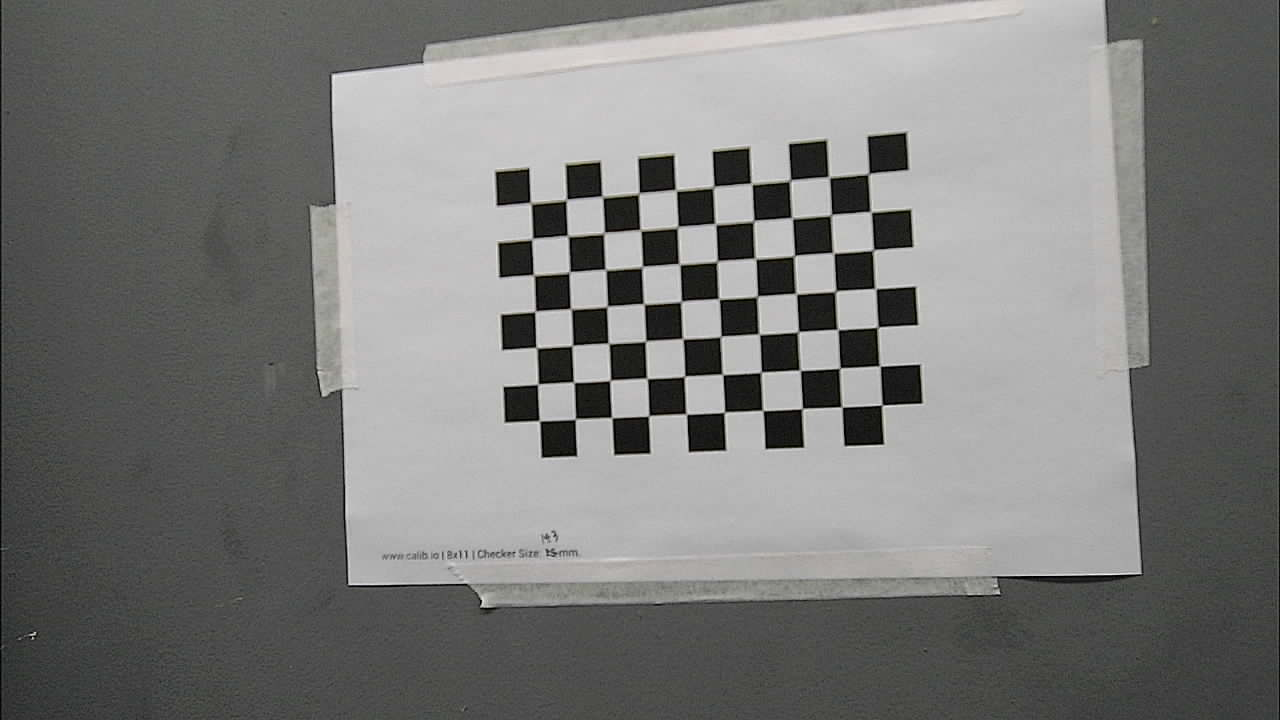
#> input picture calib/camera1/calibration_samples/sample_001.png, 1280 x 720 px, given in place of the camera
$ python calibrate_chessboard.py   (older library calls are emulated)
#> lines starting #> are read from the running program, lines starting #| are printed output that depends on the picture
#!/usr/bin/env python3
"""
USB Camera Calibration using Chessboard

Pattern:
    8 x 11 internal corners
    14.3 mm square size

注意：
    OpenCV 的 PATTERN_SIZE 表示内部角点数，不是方格数。
    如果你的棋盘是 8x11 个方格，请改成 PATTERN_SIZE = (7, 10)
"""

import cv2
import numpy as np
import sys
from pathlib import Path


# ================= CONFIG =================
PATTERN_SIZE = (7, 10)        # 内部角点数量: (每行角点数, 每列角点数)
SQUARE_SIZE_MM = 14.3         # 每个棋盘格边长，单位 mm

CAMERA_ID = 2                 # 0=笔记本摄像头，2=USB 摄像头，可按实际修改
FRAME_WIDTH = 1280
FRAME_HEIGHT = 720

SAMPLE_COUNT = 25             # 建议 20~30 张
MIN_SAMPLE_COUNT = 8          # 少于这个数量不建议标定

OUTPUT_FILE = "calibration_chessboard_7x10_14p3mm.npz"
SAVE_CAPTURED_IMAGES = True
CAPTURE_DIR = Path("calibration_samples")
# ==========================================


def create_object_points(pattern_size, square_size_mm):
    """
    生成棋盘格在世界坐标系下的 3D 点。
    假设棋盘位于 z=0 平面。
    """
    cols, rows = pattern_size

    objp = np.zeros((cols * rows, 3), np.float32)
    objp[:, :2] = np.mgrid[0:cols, 0:rows].T.reshape(-1, 2)
    objp *= square_size_mm

    return objp


def find_chessboard_corners(gray, pattern_size):
    """
    优先使用 findChessboardCornersSB。
    如果当前 OpenCV 版本不支持，则回退到传统 findChessboardCorners。
    """
    found = False
    corners = None

    # 新版 OpenCV 更稳定的检测方法
    if hasattr(cv2, "findChessboardCornersSB"):
        flags_sb = (
            cv2.CALIB_CB_NORMALIZE_IMAGE
            + cv2.CALIB_CB_EXHAUSTIVE
            + cv2.CALIB_CB_ACCURACY
        )
        found, corners = cv2.findChessboardCornersSB(gray, pattern_size, flags_sb)

        if found:
            corners = corners.astype(np.float32)
            return True, corners

    # 传统方法作为 fallback
    flags = (
        cv2.CALIB_CB_ADAPTIVE_THRESH
        + cv2.CALIB_CB_NORMALIZE_IMAGE
        + cv2.CALIB_CB_FAST_CHECK
    )
    found, corners = cv2.findChessboardCorners(gray, pattern_size, flags)

    if found:
        criteria = (
            cv2.TERM_CRITERIA_EPS + cv2.TERM_CRITERIA_MAX_ITER,
            50,
            0.001
        )
        corners = cv2.cornerSubPix(
            gray,
            corners,
            winSize=(11, 11),
            zeroZone=(-1, -1),
            criteria=criteria
        )

    return found, corners


def compute_per_view_errors(obj_points, img_points, rvecs, tvecs, K, dist):
    """
    计算每一张图的重投影误差，方便判断哪些样本质量差。
    """
    errors = []

    for i in range(len(obj_points)):
        projected_points, _ = cv2.projectPoints(
            obj_points[i], rvecs[i], tvecs[i], K, dist
        )

        error = cv2.norm(img_points[i], projected_points, cv2.NORM_L2)
        error /= len(projected_points)
        errors.append(error)

    return np.array(errors)


def main():
    objp = create_object_points(PATTERN_SIZE, SQUARE_SIZE_MM)

    obj_points = []
    img_points = []
    saved_frames = []

    if SAVE_CAPTURED_IMAGES:
        CAPTURE_DIR.mkdir(parents=True, exist_ok=True)

    cap = cv2.VideoCapture(CAMERA_ID)

    if not cap.isOpened():
        print(f"Error: Cannot open camera {CAMERA_ID}")
        print("Try: ls /dev/video*")
        sys.exit(1)

    cap.set(cv2.CAP_PROP_FRAME_WIDTH, FRAME_WIDTH)
    cap.set(cv2.CAP_PROP_FRAME_HEIGHT, FRAME_HEIGHT)

    print("========== Camera Calibration ==========")
    print(f"Camera ID: {CAMERA_ID}")
    print(f"Pattern size: {PATTERN_SIZE[0]} x {PATTERN_SIZE[1]} internal corners")
    print(f"Square size: {SQUARE_SIZE_MM} mm")
    print(f"Target samples: {SAMPLE_COUNT}")
    print()
    print("Controls:")
    print("  SPACE  - capture current valid frame")
    print("  r      - reset captured samples")
    print("  ESC    - finish and calibrate")
    print("========================================")
    print()

    collected = 0
    last_frame_size = None

    while True:
        ret, frame = cap.read()
#> frame is the input picture: shape (720, 1280, 3); mean B, G, R 120.7, 122.2, 122

        if not ret:
            print("Error: Failed to read frame")
            break

        h, w = frame.shape[:2]
#> h = 720; w = 1280
        last_frame_size = (w, h)
#> last_frame_size = (1280, 720)

        gray = cv2.cvtColor(frame, cv2.COLOR_BGR2GRAY)

        found, corners = find_chessboard_corners(gray, PATTERN_SIZE)
#> in find_chessboard_corners, `found, corners = cv2.findChessboardCornersSB(gray, pattern_size, flags..`: found = True; corners = 70 rows, first 8: [539.6, 420.7], [537.9, 384.1], [536.5, 347.7], [535.2, 311.4], [533.8, 275.1], [532.3, 239], [530.9, 203.2], [575.3, 419.1]
#> found = True

        display = frame.copy()

        if found:
            cv2.drawChessboardCorners(display, PATTERN_SIZE, corners, found)
            status_text = f"Detected | SPACE to capture [{collected}/{SAMPLE_COUNT}]"
            status_color = (0, 255, 0)
        else:
            status_text = f"Not detected [{collected}/{SAMPLE_COUNT}]"
            status_color = (0, 0, 255)

        cv2.putText(
            display,
            status_text,
            (20, 35),
            cv2.FONT_HERSHEY_SIMPLEX,
            0.75,
            status_color,
            2
        )

        cv2.putText(
            display,
            f"Resolution: {w}x{h}",
            (20, h - 20),
            cv2.FONT_HERSHEY_SIMPLEX,
            0.55,
            (220, 220, 220),
            1
        )
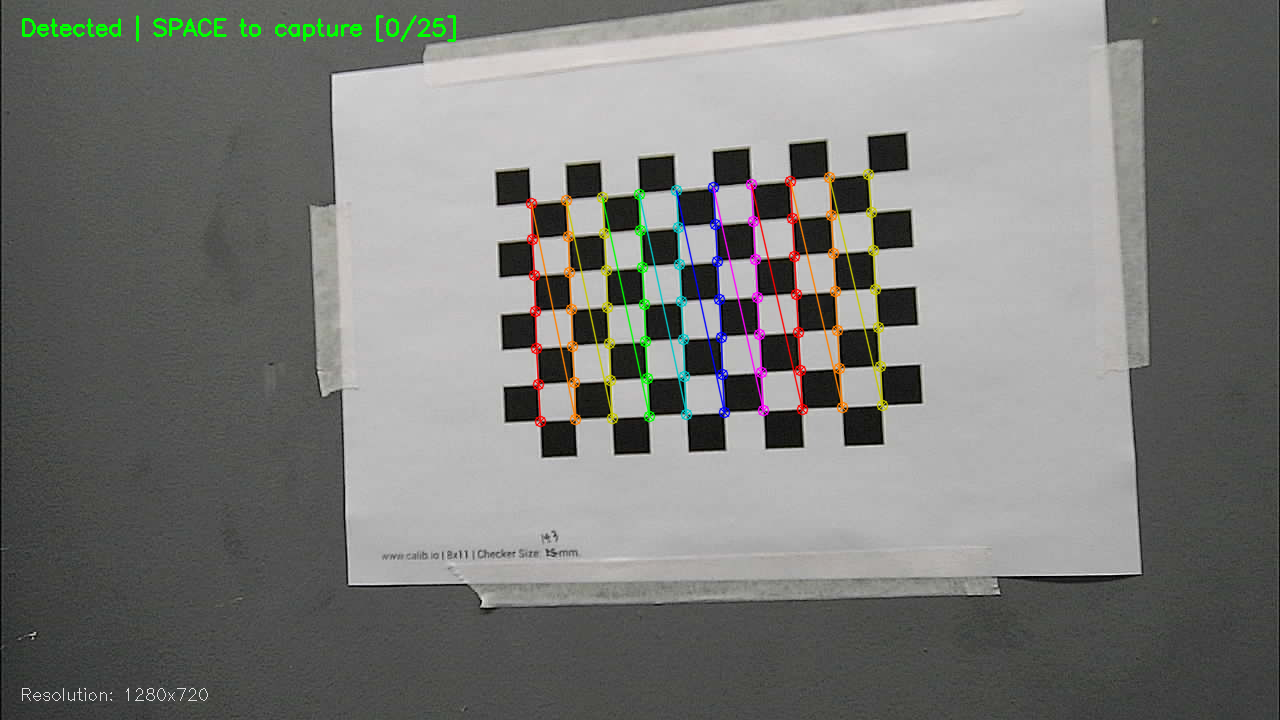
#> display: shape (720, 1280, 3); mean B, G, R 119.9, 122.7, 122.2

        cv2.imshow("Chessboard Calibration", display)

        key = cv2.waitKey(1) & 0xFF
#> (key Esc is pressed here)

        if key == 27:  # ESC
            print("Finish capturing.")
            break

        elif key == ord("r"):
            obj_points.clear()
            img_points.clear()
            saved_frames.clear()
            collected = 0
            print("Reset all samples.")

        elif key == ord(" ") and found:
            obj_points.append(objp.copy())
            img_points.append(corners.reshape(-1, 1, 2).copy())

            collected += 1
            print(f"Captured {collected}/{SAMPLE_COUNT}")

            if SAVE_CAPTURED_IMAGES:
                save_path = CAPTURE_DIR / f"sample_{collected:03d}.png"
                cv2.imwrite(str(save_path), frame)
                saved_frames.append(str(save_path))

            if collected >= SAMPLE_COUNT:
                print("Target sample count reached.")
                break

    cv2.destroyWindow("Chessboard Calibration")

    if len(obj_points) < MIN_SAMPLE_COUNT:
        print()
        print(f"Not enough samples: {len(obj_points)}")
        print(f"Need at least {MIN_SAMPLE_COUNT} samples.")
        cap.release()
#> (the run stopped early here; a loop or call above may not have finished)

$ run again, on calib/camera1/calibration_samples/sample_002.png
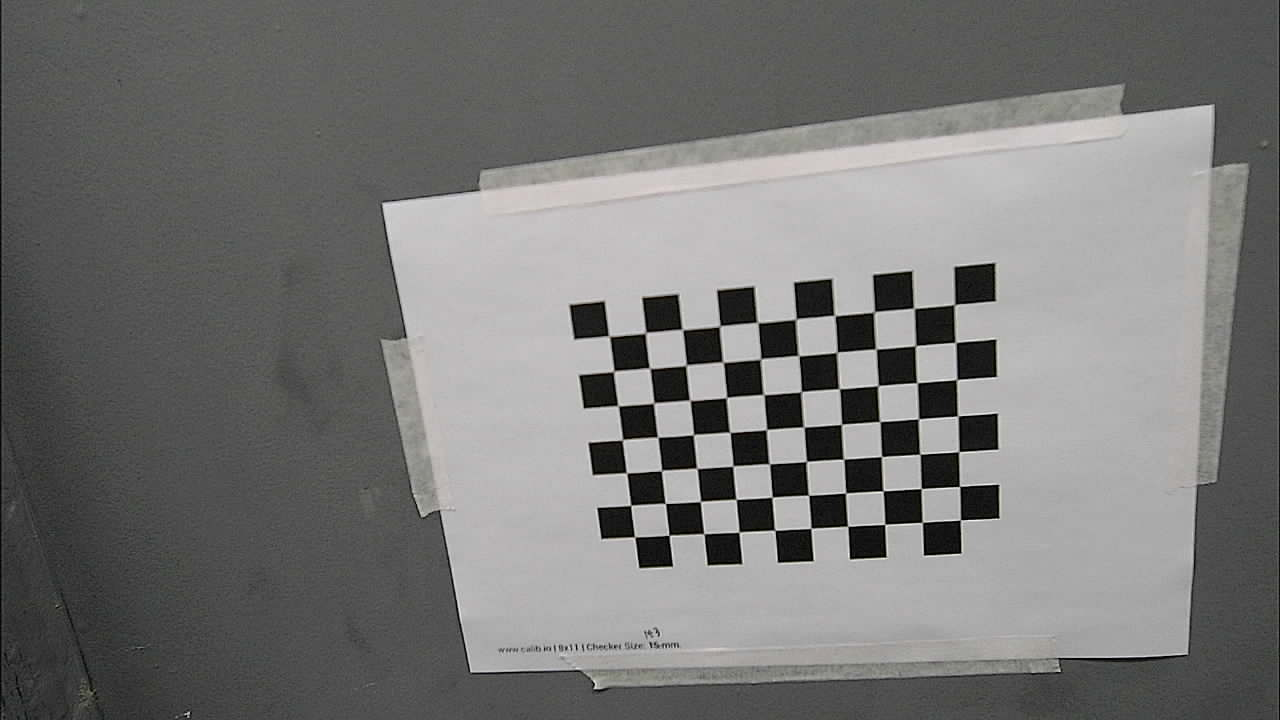
#> input picture calib/camera1/calibration_samples/sample_002.png, 1280 x 720 px, given in place of the camera
#> in main, frame is the input picture: shape (720, 1280, 3); mean B, G, R 117.4, 118.4, 118.6
#> in find_chessboard_corners, `found, corners = cv2.findChessboardCornersSB(gray, pattern_size, flags..`: found = True; corners = 70 rows, first 8: [634.7, 536.9], [630.7, 505.2], [626.6, 472.8], [622.4, 439.7], [618.1, 405.8], [613.7, 371.3], [609.2, 336.3], [669.1, 535]
#> in main, `found, corners = find_chessboard_corners(gray, PATTERN_SIZE)`: found = True
#> in main, `cv2.putText( display, f"Resolution: {w}x{h}", (20, h - 20), cv2.FONT_H..`:
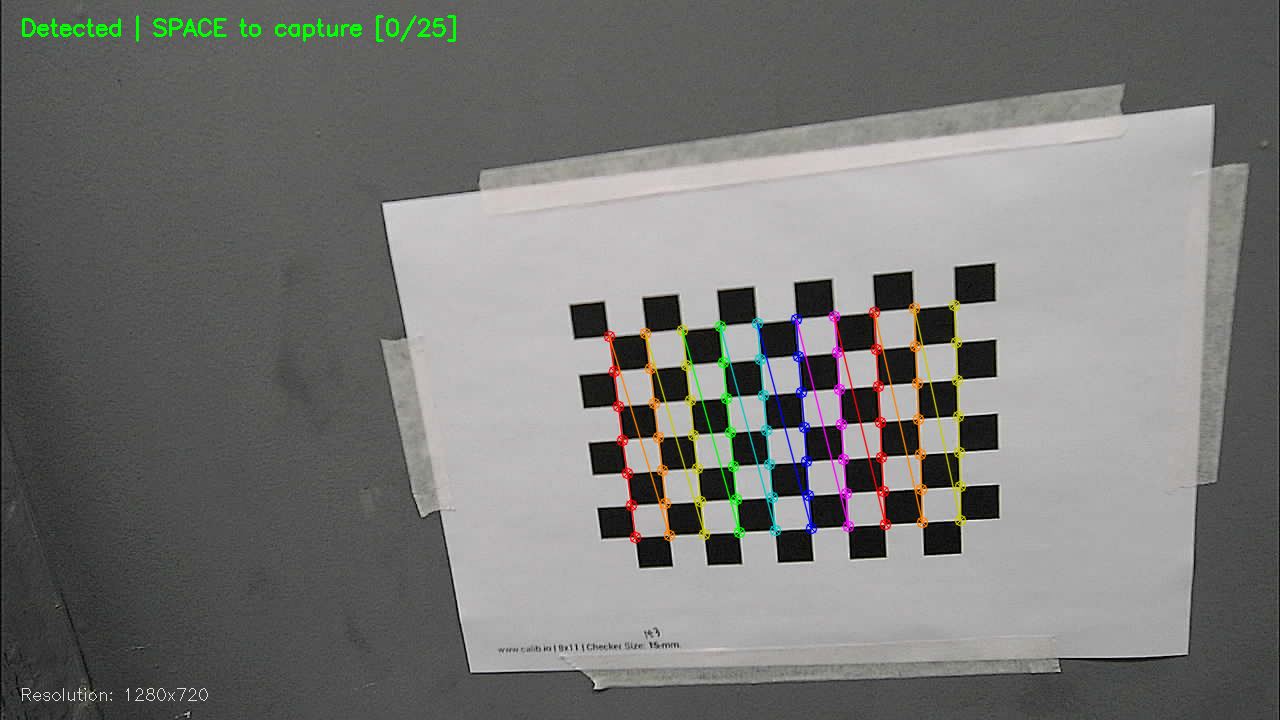
#> display: shape (720, 1280, 3); mean B, G, R 116.7, 118.9, 118.9

$ run again, on calib/camera1/calibration_samples/sample_003.png
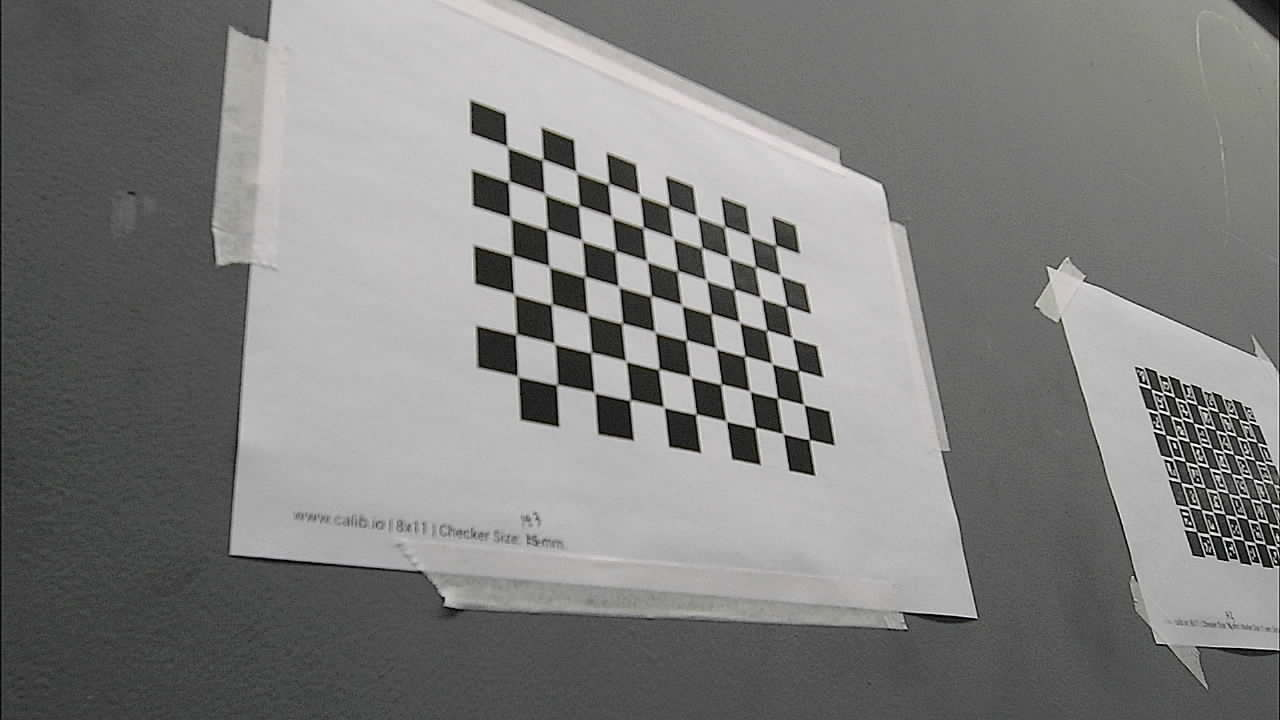
#> input picture calib/camera1/calibration_samples/sample_003.png, 1280 x 720 px, given in place of the camera
#> in main, frame is the input picture: shape (720, 1280, 3); mean B, G, R 126.6, 127.8, 127.7
#> in find_chessboard_corners, `found, corners = cv2.findChessboardCornersSB(gray, pattern_size, flags..`: found = True; corners = 70 rows, first 8: [518, 376.2], [516.1, 334.3], [514.3, 294.1], [512.4, 255.6], [510.6, 218], [508.9, 181.8], [507.5, 146.8], [557.1, 384.6]
#> in main, `found, corners = find_chessboard_corners(gray, PATTERN_SIZE)`: found = True
#> in main, `cv2.putText( display, f"Resolution: {w}x{h}", (20, h - 20), cv2.FONT_H..`:
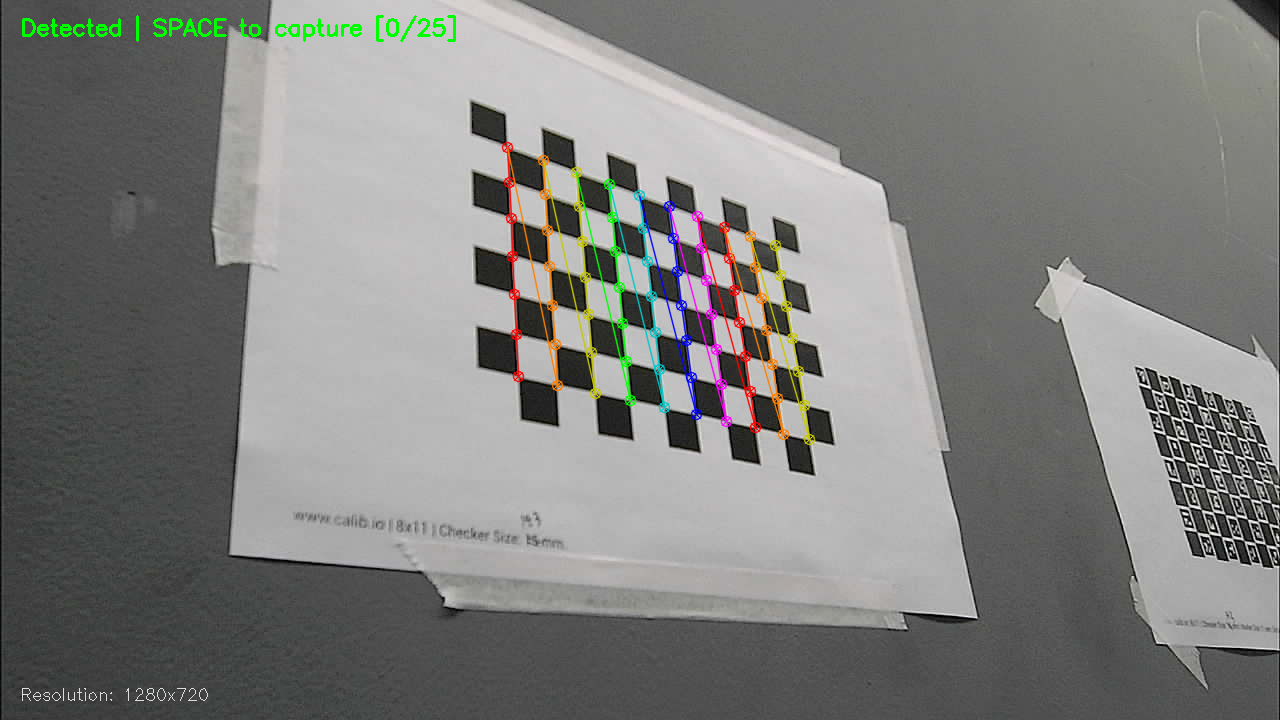
#> display: shape (720, 1280, 3); mean B, G, R 125.7, 128, 127.7

$ run again, on calib/camera1/calibration_samples/sample_004.png
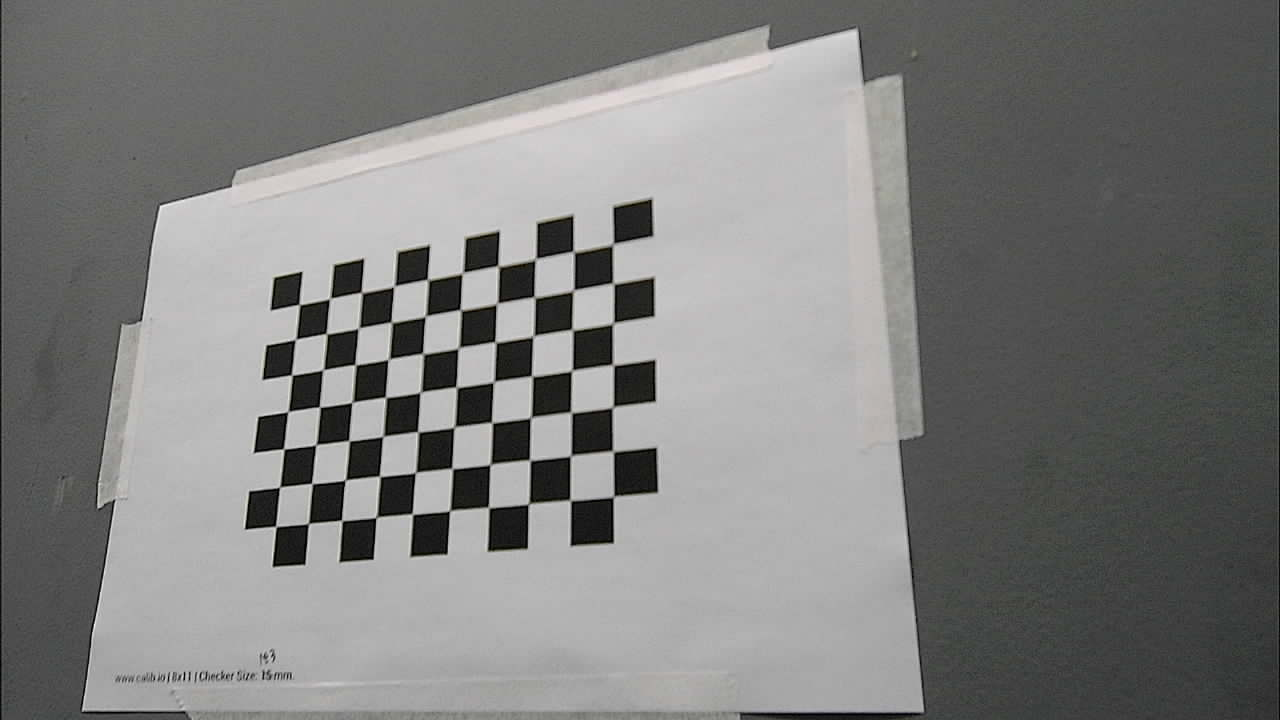
#> input picture calib/camera1/calibration_samples/sample_004.png, 1280 x 720 px, given in place of the camera
#> in main, frame is the input picture: shape (720, 1280, 3); mean B, G, R 124.8, 125.9, 125.7
#> in find_chessboard_corners, `found, corners = cv2.findChessboardCornersSB(gray, pattern_size, flags..`: found = True; corners = 70 rows, first 8: [276, 526.4], [279.9, 487.1], [283.9, 448.9], [287.9, 411.6], [291.9, 375], [295.7, 339.2], [299.3, 304.8], [308.6, 523.4]
#> in main, `found, corners = find_chessboard_corners(gray, PATTERN_SIZE)`: found = True
#> in main, `cv2.putText( display, f"Resolution: {w}x{h}", (20, h - 20), cv2.FONT_H..`:
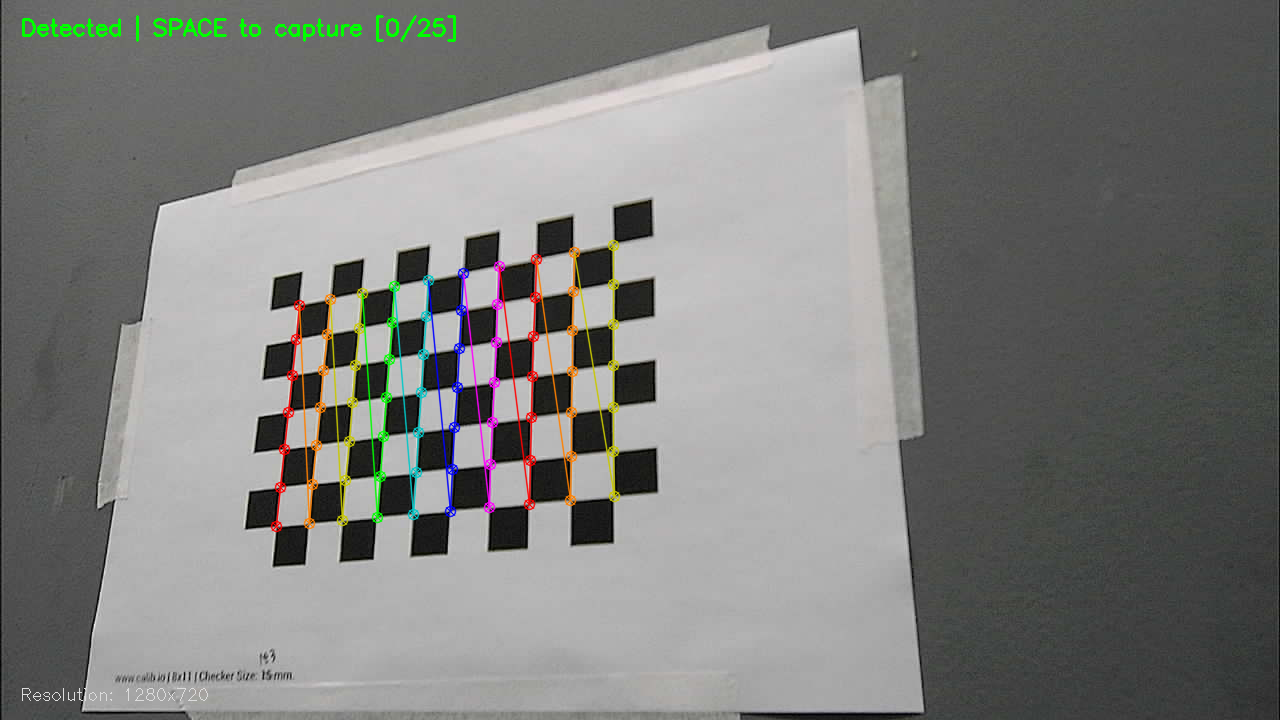
#> display: shape (720, 1280, 3); mean B, G, R 124, 126.3, 125.8
